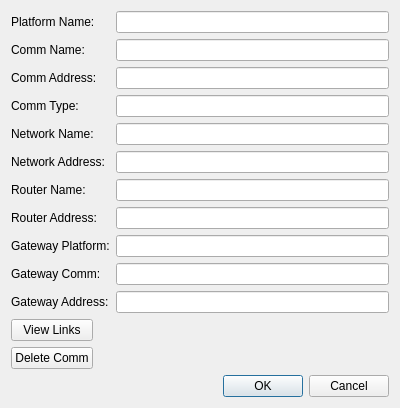
<?xml version="1.0" encoding="UTF-8"?>
<ui version="4.0">
 <class>CommVisCommNodeDialog</class>
 <widget class="QDialog" name="CommVisCommNodeDialog">
  <property name="geometry">
   <rect>
    <x>0</x>
    <y>0</y>
    <width>400</width>
    <height>407</height>
   </rect>
  </property>
  <property name="windowTitle">
   <string>Comm</string>
  </property>
  <layout class="QVBoxLayout" name="verticalLayout_2">
   <item>
    <layout class="QFormLayout" name="mFormLayout">
     <item row="0" column="0">
      <widget class="QLabel" name="mPlatformNameLabel">
       <property name="text">
        <string>Platform Name: </string>
       </property>
      </widget>
     </item>
     <item row="0" column="1">
      <widget class="QLineEdit" name="mPlatformNameLineEdit">
       <property name="readOnly">
        <bool>true</bool>
       </property>
      </widget>
     </item>
     <item row="1" column="0">
      <widget class="QLabel" name="mCommNameLabel">
       <property name="text">
        <string>Comm Name:</string>
       </property>
      </widget>
     </item>
     <item row="1" column="1">
      <widget class="QLineEdit" name="mCommNameLineEdit">
       <property name="readOnly">
        <bool>true</bool>
       </property>
      </widget>
     </item>
     <item row="2" column="0">
      <widget class="QLabel" name="mCommAddressLabel">
       <property name="text">
        <string>Comm Address:</string>
       </property>
      </widget>
     </item>
     <item row="2" column="1">
      <widget class="QLineEdit" name="mCommAddressLineEdit">
       <property name="readOnly">
        <bool>true</bool>
       </property>
      </widget>
     </item>
     <item row="3" column="0">
      <widget class="QLabel" name="mCommTypeLabel_2">
       <property name="text">
        <string>Comm Type:</string>
       </property>
      </widget>
     </item>
     <item row="3" column="1">
      <widget class="QLineEdit" name="mCommTypeLineEdit">
       <property name="readOnly">
        <bool>true</bool>
       </property>
      </widget>
     </item>
     <item row="4" column="0">
      <widget class="QLabel" name="mNetworkNameLabel">
       <property name="text">
        <string>Network Name:</string>
       </property>
      </widget>
     </item>
     <item row="4" column="1">
      <widget class="QLineEdit" name="mNetworkNameLineEdit">
       <property name="readOnly">
        <bool>true</bool>
       </property>
      </widget>
     </item>
     <item row="5" column="0">
      <widget class="QLabel" name="mNetworkAddressLabel">
       <property name="text">
        <string>Network Address:</string>
       </property>
      </widget>
     </item>
     <item row="5" column="1">
      <widget class="QLineEdit" name="mNetworkAddressLineEdit">
       <property name="readOnly">
        <bool>true</bool>
       </property>
      </widget>
     </item>
     <item row="6" column="0">
      <widget class="QLabel" name="mRouterNameLabel">
       <property name="text">
        <string>Router Name:</string>
       </property>
      </widget>
     </item>
     <item row="6" column="1">
      <widget class="QLineEdit" name="mRouterNameLineEdit">
       <property name="readOnly">
        <bool>true</bool>
       </property>
      </widget>
     </item>
     <item row="7" column="0">
      <widget class="QLabel" name="mRouterAddressLabel">
       <property name="text">
        <string>Router Address:</string>
       </property>
      </widget>
     </item>
     <item row="7" column="1">
      <widget class="QLineEdit" name="mRouterAddressLineEdit">
       <property name="readOnly">
        <bool>true</bool>
       </property>
      </widget>
     </item>
     <item row="8" column="0">
      <widget class="QLabel" name="mGatewayPlatformLabel">
       <property name="text">
        <string>Gateway Platform:</string>
       </property>
      </widget>
     </item>
     <item row="8" column="1">
      <widget class="QLineEdit" name="mGatewayPlatformLineEdit">
       <property name="readOnly">
        <bool>true</bool>
       </property>
      </widget>
     </item>
     <item row="9" column="0">
      <widget class="QLabel" name="mGatewayCommLabel">
       <property name="text">
        <string>Gateway Comm:</string>
       </property>
      </widget>
     </item>
     <item row="9" column="1">
      <widget class="QLineEdit" name="mGatewayCommLineEdit">
       <property name="readOnly">
        <bool>true</bool>
       </property>
      </widget>
     </item>
     <item row="10" column="0">
      <widget class="QLabel" name="mGatewayAddressLabel">
       <property name="text">
        <string>Gateway Address:</string>
       </property>
      </widget>
     </item>
     <item row="10" column="1">
      <widget class="QLineEdit" name="mGatewayAddressLineEdit">
       <property name="readOnly">
        <bool>true</bool>
       </property>
      </widget>
     </item>
    </layout>
   </item>
   <item>
    <layout class="QGridLayout" name="gridLayout">
     <item row="1" column="0">
      <widget class="QPushButton" name="mDeleteCommPushButton">
       <property name="text">
        <string>Delete Comm</string>
       </property>
      </widget>
     </item>
     <item row="1" column="1">
      <spacer name="horizontalSpacer">
       <property name="orientation">
        <enum>Qt::Horizontal</enum>
       </property>
       <property name="sizeHint" stdset="0">
        <size>
         <width>40</width>
         <height>20</height>
        </size>
       </property>
      </spacer>
     </item>
     <item row="0" column="0">
      <widget class="QPushButton" name="mViewLinksPushButton">
       <property name="text">
        <string>View Links</string>
       </property>
      </widget>
     </item>
     <item row="0" column="1">
      <spacer name="horizontalSpacer_2">
       <property name="orientation">
        <enum>Qt::Horizontal</enum>
       </property>
       <property name="sizeHint" stdset="0">
        <size>
         <width>40</width>
         <height>20</height>
        </size>
       </property>
      </spacer>
     </item>
    </layout>
   </item>
   <item>
    <widget class="QDialogButtonBox" name="buttonBox">
     <property name="orientation">
      <enum>Qt::Horizontal</enum>
     </property>
     <property name="standardButtons">
      <set>QDialogButtonBox::Cancel|QDialogButtonBox::Ok</set>
     </property>
    </widget>
   </item>
  </layout>
 </widget>
 <tabstops>
  <tabstop>mPlatformNameLineEdit</tabstop>
  <tabstop>mCommNameLineEdit</tabstop>
  <tabstop>mCommAddressLineEdit</tabstop>
  <tabstop>mNetworkNameLineEdit</tabstop>
  <tabstop>mNetworkAddressLineEdit</tabstop>
  <tabstop>mRouterNameLineEdit</tabstop>
  <tabstop>mRouterAddressLineEdit</tabstop>
  <tabstop>mGatewayCommLineEdit</tabstop>
  <tabstop>mGatewayAddressLineEdit</tabstop>
 </tabstops>
 <resources/>
 <connections>
  <connection>
   <sender>buttonBox</sender>
   <signal>accepted()</signal>
   <receiver>CommVisCommNodeDialog</receiver>
   <slot>accept()</slot>
   <hints>
    <hint type="sourcelabel">
     <x>248</x>
     <y>254</y>
    </hint>
    <hint type="destinationlabel">
     <x>157</x>
     <y>274</y>
    </hint>
   </hints>
  </connection>
  <connection>
   <sender>buttonBox</sender>
   <signal>rejected()</signal>
   <receiver>CommVisCommNodeDialog</receiver>
   <slot>reject()</slot>
   <hints>
    <hint type="sourcelabel">
     <x>316</x>
     <y>260</y>
    </hint>
    <hint type="destinationlabel">
     <x>286</x>
     <y>274</y>
    </hint>
   </hints>
  </connection>
 </connections>
</ui>
